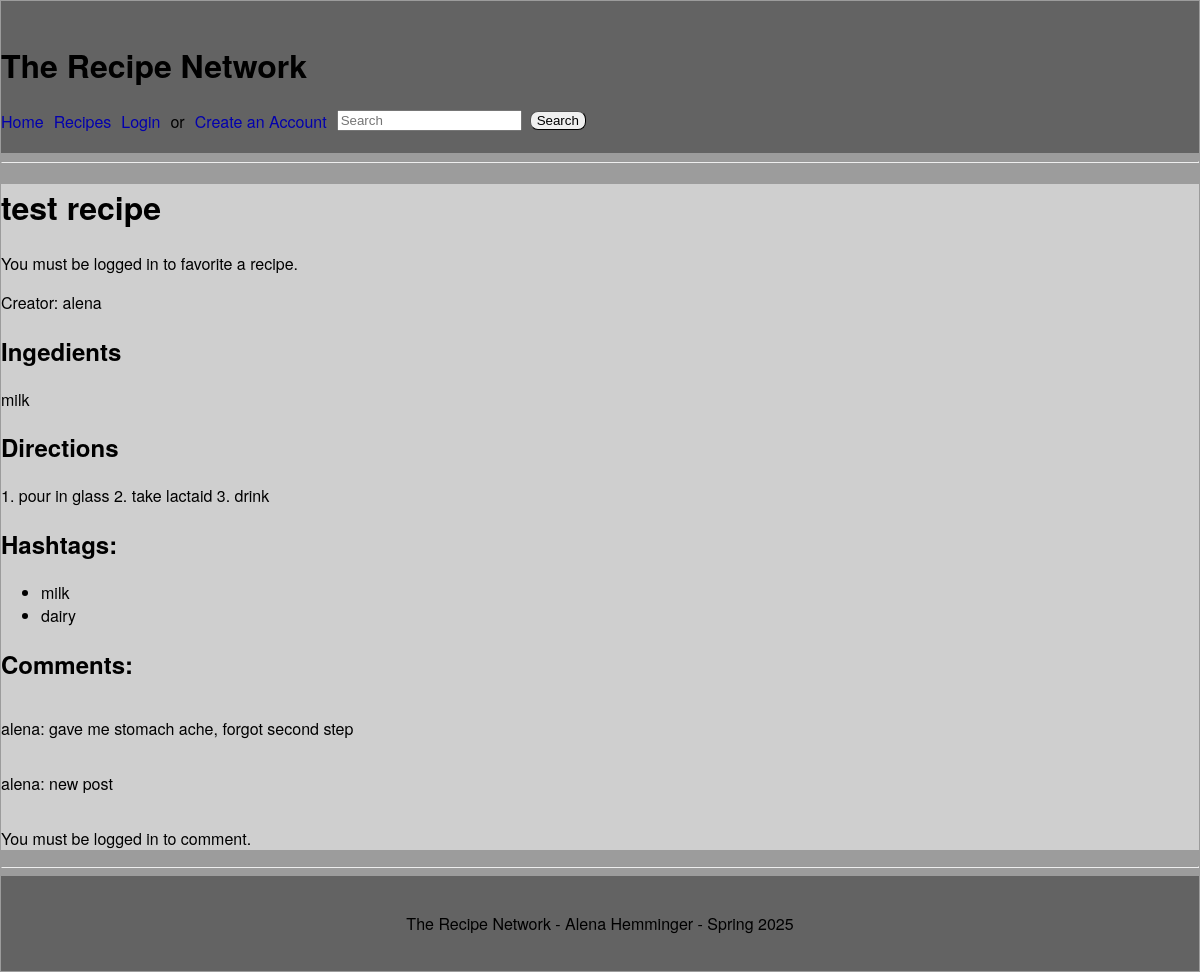
/recipe/1/, run on an earlier commit of the app's database.
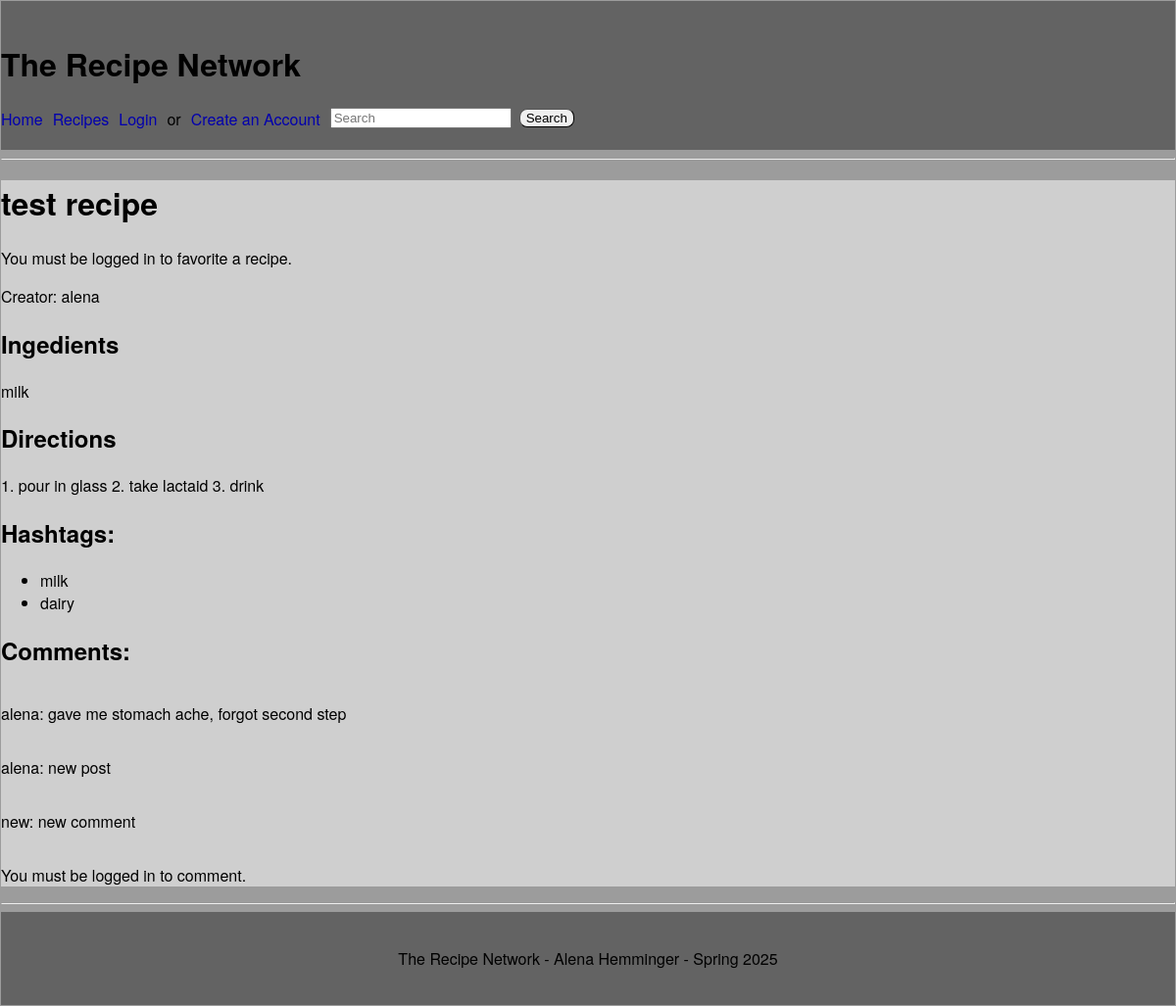
And on a later commit of the database.
### recipe_app/models.py (models this page shows, shortened)
class Hashtag(models.Model):
    hashtag = models.CharField(max_length=100)
    recipe = models.ForeignKey(Recipe, on_delete=models.CASCADE, related_name="hashtags")

class Comment(models.Model):
    content = models.TextField()
    user = models.ForeignKey(Account, on_delete=models.CASCADE)
    recipe = models.ForeignKey(Recipe, on_delete=models.CASCADE)

class Account(AbstractUser):
    bio = models.TextField(blank=True)
    favorites = models.ManyToManyField('Recipe', related_name='favorited_by', blank=True)

### recipe_app/views.py (the view, shortened to what this page needs)
# urls.py: path('recipe/<int:pk>/', RecipeDetail.as_view(), name='recipe_detail'),
class RecipeDetail(DetailView):
    model = Recipe
    template_name = 'recipe_app/recipe_detail.html'
    context_object_name = 'recipe'
    def get_context_data(self, **kwargs):
        context = super().get_context_data(**kwargs)
        context['comments'] = Comment.objects.filter(recipe=self.object)
        if self.request.user == self.object.creator:
            context['can_edit'] = True
        else:
            context['can_edit'] = False
        return context

### recipe_app/templates/recipe_app/recipe_detail.html (shortened to what this page needs)
{% extends "recipe_app/base.html" %}
{% block content %}
<h1>{{ recipe.recipe_name }}</h1>
    {% if user.is_authenticated %}
        <button id="favorite-toggle"
                data-url="{% url 'toggle_favorite' pk=recipe.pk %}"
                class="btn">
            {% if recipe in user.favorites.all %}
                💖 Favorited
            {% else %}
                🤍 Not Favorited
            {% endif %}
        </button>
    {% else %}
        <p>You must be logged in to favorite a recipe.</p>
    {% endif %}
<p>Creator: {{ recipe.creator.username }}</p>
<h2>Ingedients</h2>
<p>{{ recipe.ingredients }}</p>
<h2>Directions</h2>
<p>{{ recipe.directions }}</p>
<h2>Hashtags:</h2>
<ul>
    {% for hashtag in recipe.hashtags.all %}
        <li>{{ hashtag.hashtag }}</li>
    {% empty %}
        <p>No hashtags yet.</p>
    {% endfor %}
</ul>
<h2>Comments:</h2>
{% for comment in comments %}
<div style="display: flex; align-items: center;">
    <p style="margin-right: 10px;">{{ comment.user.username }}: {{ comment.content }}</p>
</div>
{% empty %}
    <p>No comments yet. Be the first to comment!</p>
{% endfor %}
{% if user.is_authenticated %}
    <h3>Add a Comment:</h3>
    <form method="post">
        {% csrf_token %}
        <textarea name="content" required></textarea>
        <button type="submit">Post Comment</button>
    </form>
{% else %}
    <p>You must be logged in to comment.</p>
{% endif %}
{% endblock %}

What changed in the data, as far as the page shows it:
added Comment: user.username "new", content "new comment"
